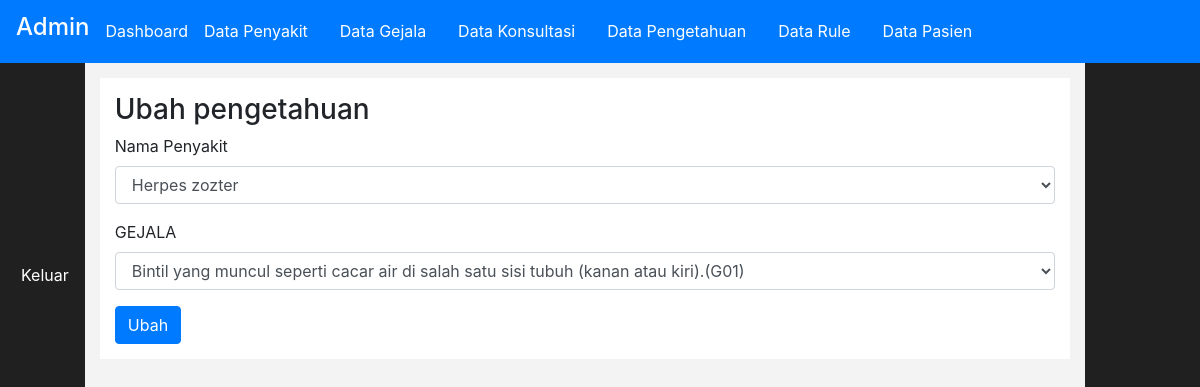
Screenshot of /admin/index.php?halaman=ubahpengetahuan&id=1 (signed in) with the database file from the repository.
### tables this page shows
CREATE TABLE `pengetahuan` (
  `id_pengetahuan` int(11) NOT NULL,
  `id_penyakit` int(11) NOT NULL,
  `id_gejala` int(11) NOT NULL
);

CREATE TABLE `penyakit` (
  `id_penyakit` int(11) NOT NULL,
  `kd_penyakit` varchar(11) NOT NULL,
  `nama_penyakit` varchar(255) NOT NULL,
  `deskripsi_penyakit` text NOT NULL,
  `saran_penyakit` text NOT NULL
);

CREATE TABLE `gejala` (
  `id_gejala` int(11) NOT NULL,
  `nama_gejala` varchar(255) NOT NULL
);

### config/class.php (called while the page is built, shortened)
<?php
$mysqli = new mysqli("localhost" , "root" , "" ,"pta-mufti-uji");
class diagnosapenyakit
{
	public $koneksi;
	function __construct($mysqli)
	{
		$this->koneksi = $mysqli;
	}
	function tampilpenyakit ()
	{
		$ambil = $this->koneksi->query("SELECT * FROM penyakit");
		while($pecah = $ambil->fetch_assoc())
		{
			$data[] =$pecah;
		}
		return $data;
	}
}
$diagnosapenyakit = new diagnosapenyakit($mysqli);
 class pengetahuan
 {
 	public $koneksi;
 	public function __construct($mysqli)
 	{
 		$this->koneksi = $mysqli;
 	}
 	function ambilpengetahuan($idpengetahuan)
 	{
 		$ambil = $this->koneksi->query("SELECT * FROM pengetahuan where id_pengetahuan='$idpengetahuan'");
 		$pecah = $ambil->fetch_assoc();
 		return $pecah;
 	}
 }
 $pengetahuan = new pengetahuan($mysqli);
 class gejala
 {
 	public $koneksi;
 	function __construct($mysqli)
 	{
 		$this->koneksi = $mysqli;
 	}
 	function tampilgejala()
 	{
 		$ambil = $this->koneksi->query("SELECT * FROM gejala");
 		while($pecah = $ambil->fetch_assoc())
 		{
 			$data[] =$pecah;
 		}
 		return $data;
 	}
 }
 $gejala = new gejala($mysqli);
 ?>

### admin/pengetahuan/ubahpengetahuan.php (the view, shortened to what this page needs)
<h3>Ubah pengetahuan</h3>
<?php $data_penyakit = $diagnosapenyakit->tampilpenyakit()?>
<?php $datagejala = $gejala->tampilgejala() ?>
<?php $id = $_GET['id'] ?>
<?php $datapengetahuan = $pengetahuan->ambilpengetahuan($id) ?>
<form method="post">
	<div class="form-group">
		<label>Nama Penyakit</label>
		<select class="form-control"  name="id_penyakit">
			<?php foreach ($data_penyakit as $key => $value): ?>
				<option value="<?php echo $value["id_penyakit"] ?>"
					<?php if ($datapengetahuan['id_penyakit'] == $value['id_penyakit']) {
						echo "selected";
					} ?>>
					<?php echo $value['nama_penyakit']; ?>
				</option>
			<?php endforeach ?>
		</select>
	</div>
	<div class="form-group">
		<label> GEJALA</label>
		<select class="form-control" name="id_gejala">
			<?php foreach ($datagejala as $key => $value): ?>
				<option value="<?php echo $value['id_gejala'] ?>"
					<?php if ($datapengetahuan["id_gejala"] == $value['id_gejala']) {
						echo "selected";
					}  ?>>
					<?php echo $value['nama_gejala']; ?>
				</option>
			<?php endforeach ?>
		</select>
	</div>
	<button class="btn btn-primary sm" type="submit" name="ubah">Ubah</button>
</form>

### rows the page displays
pengetahuan: id_penyakit "Herpes zozter", id_gejala "Bintil yang muncul seperti cacar air di salah satu sisi tubuh (kanan atau kiri).(G01)"
